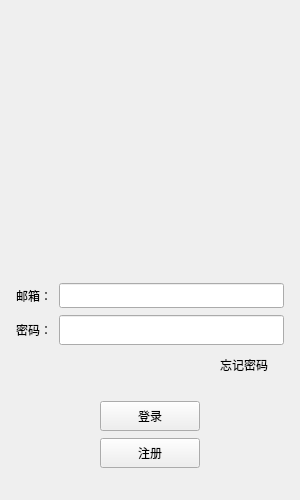
<?xml version="1.0" encoding="UTF-8"?>
<ui version="4.0">
 <class>LoginDialog</class>
 <widget class="QDialog" name="LoginDialog">
  <property name="geometry">
   <rect>
    <x>0</x>
    <y>0</y>
    <width>300</width>
    <height>500</height>
   </rect>
  </property>
  <property name="minimumSize">
   <size>
    <width>300</width>
    <height>500</height>
   </size>
  </property>
  <property name="maximumSize">
   <size>
    <width>300</width>
    <height>500</height>
   </size>
  </property>
  <property name="windowTitle">
   <string>Dialog</string>
  </property>
  <layout class="QVBoxLayout" name="verticalLayout_2">
   <item>
    <layout class="QVBoxLayout" name="verticalLayout">
     <property name="spacing">
      <number>7</number>
     </property>
     <property name="leftMargin">
      <number>5</number>
     </property>
     <property name="topMargin">
      <number>5</number>
     </property>
     <property name="rightMargin">
      <number>5</number>
     </property>
     <property name="bottomMargin">
      <number>5</number>
     </property>
     <item>
      <widget class="QWidget" name="head_widget" native="true">
       <layout class="QVBoxLayout" name="verticalLayout_3">
        <item>
         <widget class="QLabel" name="err_tip">
          <property name="minimumSize">
           <size>
            <width>0</width>
            <height>20</height>
           </size>
          </property>
          <property name="text">
           <string/>
          </property>
         </widget>
        </item>
        <item>
         <widget class="QLabel" name="head_label">
          <property name="minimumSize">
           <size>
            <width>200</width>
            <height>200</height>
           </size>
          </property>
          <property name="text">
           <string/>
          </property>
          <property name="alignment">
           <set>Qt::AlignmentFlag::AlignCenter</set>
          </property>
         </widget>
        </item>
       </layout>
      </widget>
     </item>
     <item>
      <spacer name="verticalSpacer">
       <property name="orientation">
        <enum>Qt::Orientation::Vertical</enum>
       </property>
       <property name="sizeHint" stdset="0">
        <size>
         <width>20</width>
         <height>40</height>
        </size>
       </property>
      </spacer>
     </item>
     <item>
      <layout class="QHBoxLayout" name="horizontalLayout">
       <item>
        <widget class="QLabel" name="email_label">
         <property name="minimumSize">
          <size>
           <width>0</width>
           <height>25</height>
          </size>
         </property>
         <property name="maximumSize">
          <size>
           <width>16777215</width>
           <height>25</height>
          </size>
         </property>
         <property name="text">
          <string>邮箱：</string>
         </property>
        </widget>
       </item>
       <item>
        <widget class="QLineEdit" name="email_edit">
         <property name="minimumSize">
          <size>
           <width>0</width>
           <height>25</height>
          </size>
         </property>
         <property name="maximumSize">
          <size>
           <width>16777215</width>
           <height>25</height>
          </size>
         </property>
        </widget>
       </item>
      </layout>
     </item>
     <item>
      <layout class="QHBoxLayout" name="horizontalLayout_2">
       <item>
        <widget class="QLabel" name="pass_label">
         <property name="minimumSize">
          <size>
           <width>0</width>
           <height>25</height>
          </size>
         </property>
         <property name="maximumSize">
          <size>
           <width>16777215</width>
           <height>25</height>
          </size>
         </property>
         <property name="text">
          <string>密码：</string>
         </property>
        </widget>
       </item>
       <item>
        <widget class="QLineEdit" name="pass_edit">
         <property name="minimumSize">
          <size>
           <width>0</width>
           <height>30</height>
          </size>
         </property>
         <property name="maximumSize">
          <size>
           <width>16777215</width>
           <height>30</height>
          </size>
         </property>
        </widget>
       </item>
      </layout>
     </item>
     <item>
      <layout class="QHBoxLayout" name="horizontalLayout_3">
       <item>
        <spacer name="horizontalSpacer">
         <property name="orientation">
          <enum>Qt::Orientation::Horizontal</enum>
         </property>
         <property name="sizeHint" stdset="0">
          <size>
           <width>40</width>
           <height>20</height>
          </size>
         </property>
        </spacer>
       </item>
       <item>
        <widget class="QPushButton" name="forget_button">
         <property name="cursor">
          <cursorShape>PointingHandCursor</cursorShape>
         </property>
         <property name="text">
          <string>忘记密码</string>
         </property>
         <property name="flat">
          <bool>true</bool>
         </property>
        </widget>
       </item>
      </layout>
     </item>
     <item>
      <spacer name="verticalSpacer_2">
       <property name="orientation">
        <enum>Qt::Orientation::Vertical</enum>
       </property>
       <property name="sizeHint" stdset="0">
        <size>
         <width>20</width>
         <height>40</height>
        </size>
       </property>
      </spacer>
     </item>
     <item>
      <layout class="QHBoxLayout" name="horizontalLayout_4">
       <item>
        <spacer name="horizontalSpacer_2">
         <property name="orientation">
          <enum>Qt::Orientation::Horizontal</enum>
         </property>
         <property name="sizeHint" stdset="0">
          <size>
           <width>40</width>
           <height>20</height>
          </size>
         </property>
        </spacer>
       </item>
       <item>
        <widget class="QPushButton" name="login_button">
         <property name="minimumSize">
          <size>
           <width>100</width>
           <height>30</height>
          </size>
         </property>
         <property name="text">
          <string>登录</string>
         </property>
        </widget>
       </item>
       <item>
        <spacer name="horizontalSpacer_3">
         <property name="orientation">
          <enum>Qt::Orientation::Horizontal</enum>
         </property>
         <property name="sizeHint" stdset="0">
          <size>
           <width>40</width>
           <height>20</height>
          </size>
         </property>
        </spacer>
       </item>
      </layout>
     </item>
     <item>
      <layout class="QHBoxLayout" name="horizontalLayout_5">
       <item>
        <spacer name="horizontalSpacer_4">
         <property name="orientation">
          <enum>Qt::Orientation::Horizontal</enum>
         </property>
         <property name="sizeHint" stdset="0">
          <size>
           <width>40</width>
           <height>20</height>
          </size>
         </property>
        </spacer>
       </item>
       <item>
        <widget class="QPushButton" name="reg_button">
         <property name="minimumSize">
          <size>
           <width>100</width>
           <height>30</height>
          </size>
         </property>
         <property name="text">
          <string>注册</string>
         </property>
        </widget>
       </item>
       <item>
        <spacer name="horizontalSpacer_5">
         <property name="orientation">
          <enum>Qt::Orientation::Horizontal</enum>
         </property>
         <property name="sizeHint" stdset="0">
          <size>
           <width>40</width>
           <height>20</height>
          </size>
         </property>
        </spacer>
       </item>
      </layout>
     </item>
     <item>
      <spacer name="verticalSpacer_3">
       <property name="orientation">
        <enum>Qt::Orientation::Vertical</enum>
       </property>
       <property name="sizeHint" stdset="0">
        <size>
         <width>20</width>
         <height>40</height>
        </size>
       </property>
      </spacer>
     </item>
    </layout>
   </item>
  </layout>
 </widget>
 <resources/>
 <connections/>
</ui>
